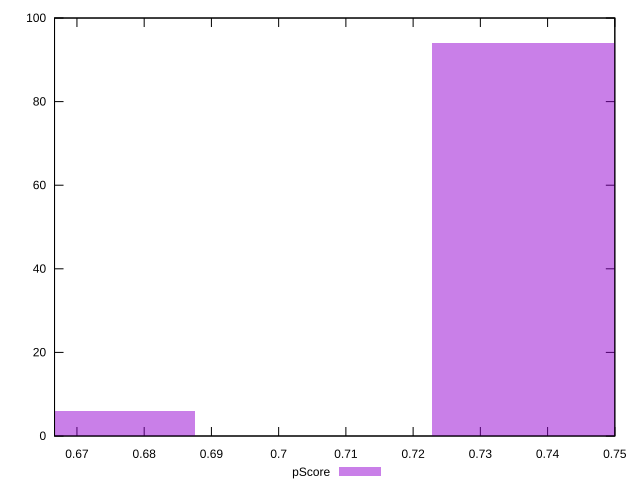

Generate this figure with gnuplot:
reset

$pScore <<EOF
0.7404737036416131 94
0.6699523985328881 6
EOF

set key outside below
set boxwidth 0.03526065255436253
set xrange [0.6666666666666666:0.75]
set yrange [0:100]
set trange [0:100]
set style fill transparent solid 0.5 noborder
set terminal svg size 640, 490 enhanced background rgb 'white'
set output "report_00020_2021-02-19T21:17:38.612Z2/uses-text-compression/samples/pages+cached+noadtech+nomedia/pScore/histogram.svg"

plot $pScore title "pScore" with boxes

reset
